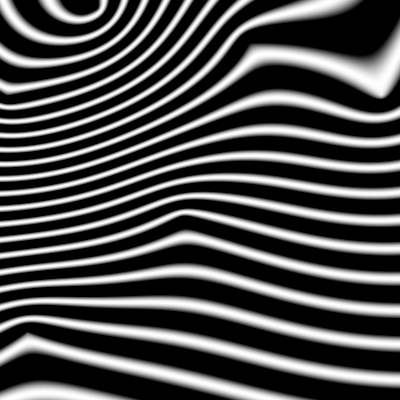
Frame 1 (no input)
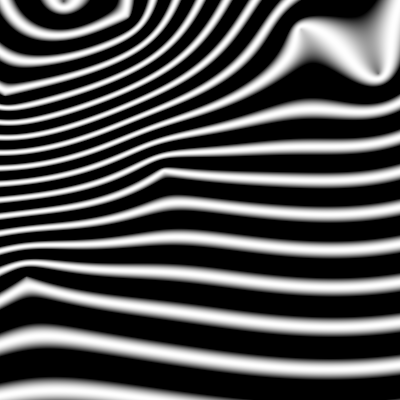
Frame 60 (the mouse pressed at the canvas centre just before this capture)
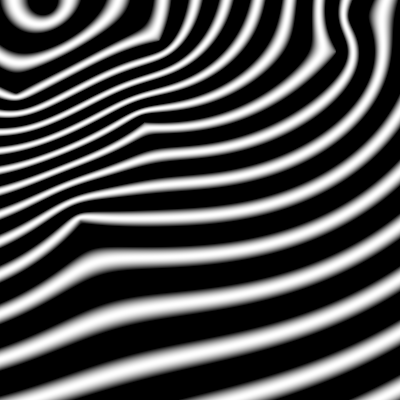
Frame 120 (the mouse held since frame 60 and released just before this capture)

The Processing sketch that drew these frames (run headless with seeded random() and noise(); from frame 60 on, the mouse is pressed at the canvas centre):

// Processing sketch: processing_174978
// ── processing_174978.pde

float[] sX,sY,dX,dY;
float d,z;
int n;
color c;
boolean positif;

void setup() {
  size(400,400);
  setS();
}

void setS() {
  n  = round(random(1,10));
  z  = random(0.05,0.3);
  sX = new float[n];sY = new float[n];
  dX = new float[n];dY = new float[n];
  for(int i=0;i<n;i++){
    sX[i] = random(width);sY[i] = random(height);
    dX[i] = random(-1,1);dY[i] = random(-1,1);
  }
}

void draw() {
  for(int i=0;i<n;i++) {
    sX[i]+=dX[i];
    sY[i]+=dY[i];
    if(sX[i]<0||sX[i]>width) {dX[i]*=-1;}
    if(sY[i]<0||sY[i]>height) {dY[i]*=-1;}
  }
  loadPixels();
  for(int x=0;x<width;x++) {
    for(int y=0;y<height;y++) {
      d       = 0.0;
      positif = true;
      for(int s=0;s<n;s++) {
       if(positif) {d += dist(sX[s],sY[s],x,y)*z;positif=!positif;} else {d -= dist(sX[s],sY[s],x,y)*z;positif=!positif;}
      }
      d = sin(d);
      if(d<0) {c = color(0);} else {c = color(d*255);}
      pixels[y*width+x]=c;
    }
  }
  updatePixels();
}

void keyPressed() {
  setS();
}
